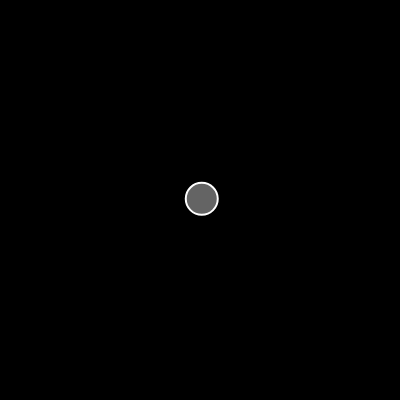
Frame 1 (no input)
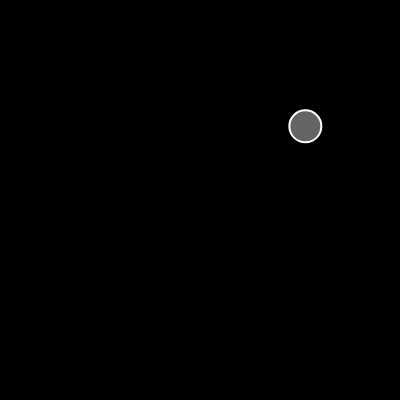
Frame 60 (no input)
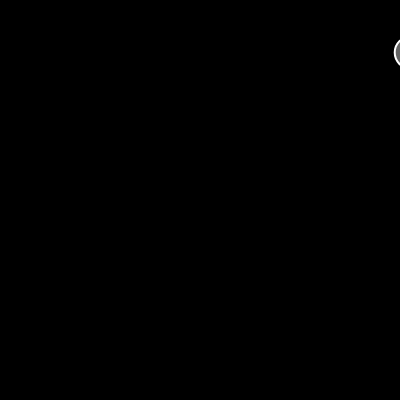
Frame 120 (the mouse pressed at the canvas centre since frame 60)

The p5.js sketch that drew these frames (run headless with seeded random() and noise() and a simulated clock; from frame 60 on, the mouse is pressed at the canvas centre):

// p5.js sketch
// ── sketch.js
// A Random Vector
// The Nature of Code
// The Coding Train / Daniel Shiffman
// https://youtu.be/jupjuq9Jl-M
// https://thecodingtrain.com/learning/nature-of-code/1.3-random-vector.html

// Random Vector: https://editor.p5js.org/codingtrain/sketches/qHKMdpRR
// Walker: https://editor.p5js.org/codingtrain/sketches/_HHLfcGx

let walker;

// The let statement declares a block-scoped local variable
 
function setup() {
  createCanvas(400, 400);
  walker = new Walker(200, 200);
  //Every  refrese will  change the vector  redomly
}

function draw() {
  background(0);
  walker.update();//Chane to new posion  acorrding to vector 
  walker.show();
}
// ── walker.js
 // A Vector Math
 
// https://youtu.be/jupjuq9Jl-M
// https://thecodingtrain.com/learning/nature-of-code/1.2-vector-math.html
//  
// Random Vector: https://editor.p5js.org/codingtrain/sketches/qHKMdpRR
// Walker: https://editor.p5js.org/codingtrain/sketches/_HHLfcGx

class Walker {
  constructor(x, y) {
    this.pos = createVector(x, y);
	 
    // this.vel = createVector(1, -1);
    this.vel = p5.Vector.random2D();//Random angle 2D unit vector   
   //A static function. The name of the calss itself is used 
   // (p5.Vector.)instad of a spacific instance.  
//   of
   this.vel.mult(random(3));//Scale the vector by factor [0:3]
	   //The bigger the scale the ball moves  faster
  }

  update() {
    this.pos.add(this.vel);
  }

  show() {
    stroke(255);
    strokeWeight(2);
    fill(255, 100);
    ellipse(this.pos.x, this.pos.y, 32);
  }
}
